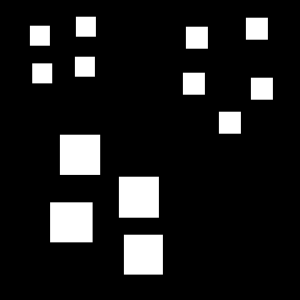
#> input picture rect1.png, 300 x 300 px
$ python group_cluster.py
#> lines starting #> are read from the running program, lines starting #| are printed output that depends on the picture; after the words box and inside, x2 and y2 are one past the last pixel; in counts of white or black regions, pixels touching at a corner belong together
#> further down, image is the input picture: shape (300, 300); min 0, max 255, mean 29.9
### tools.py
import cv2
import numpy as np
from skimage.filters import threshold_otsu
import pandas as pd
import networkx as nx

def calculate_entropy(probabilities):
    """
    Calculate entropy for a given probability distribution.
    The value 'epsilon' is necessary for avoid divide by zero in log 0.
    """
    epsilon = 1e-23
    entropy_values = -np.multiply(probabilities, np.log(probabilities + epsilon))
    entropy_values[np.isnan(entropy_values)] = 0
    return np.sum(entropy_values)


def max_entropy_threshold(image):
    """
    Calculate the threshold value using maximum entropy method.
    """
    histogram = cv2.calcHist([image], [0], None, [256], [0, 256])
#> histogram = 256 values, max 78744 at index 0, min 0 at index 1, mean 351.6
    histogram /= histogram.sum()
#> histogram = 256 values, max 0.875 at index 0, min 0 at index 1, mean 0.00391

    foreground_entropy = np.zeros(256)
    background_entropy = np.zeros(256)

    for threshold in range(256):
        foreground_prob = histogram[:threshold] / np.sum(histogram[:threshold])
        background_prob = histogram[threshold+1:] / (1 - np.sum(histogram[:threshold]))

        foreground_entropy[threshold] = calculate_entropy(foreground_prob)
        background_entropy[threshold] = calculate_entropy(background_prob)
#> this loop made 256 passes
#> foreground_prob on passes 2 to 4: [1], [1, 0], [1, 0, 0]
#> after the loop, background_entropy = 256 values, max 0.662 at index 1, min -1.19e-07 at index 232, mean 0.335; foreground_entropy = 256 values, max 0.128 at index 232, min 0 at index 0, mean 0.0656

    total_entropies = foreground_entropy + background_entropy
#> total_entropies = 256 values, max 0.662 at index 1, min 0.128 at index 231, mean 0.401
    optimal_threshold = np.argmax(total_entropies)
#> optimal_threshold = 1

    return optimal_threshold

# [75 lines left out: functions th_otsu, gray, viz, viz2, nodEdg, connected_component_subgraphs, not called in this run]

### group_cluster.py
# Import necessary libraries and tools
from tools import *
import matplotlib.pyplot as plt
from skimage.measure import label, regionprops
import cv2

# Read the image in grayscale
image = cv2.imread('rect1.png', cv2.IMREAD_GRAYSCALE)

# Calculate the threshold value using max entropy threshold method and apply it to the image
threshold = max_entropy_threshold(image)
#> threshold = 1
thresholded_image = image > threshold
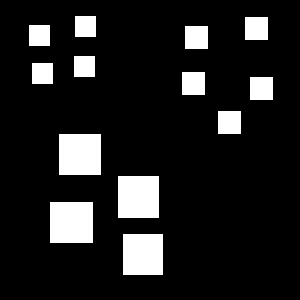
#> thresholded_image: shape (300, 300) bool; 12.5% white; 13 white regions
plt.imshow(thresholded_image, cmap= 'plasma')
plt.show()

# Label the connected components in the thresholded image
label_image = label(thresholded_image)
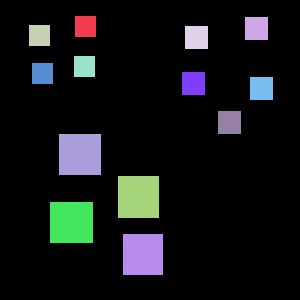
#> label_image: shape (300, 300) int32; 14 distinct labels, from 0 to 13; one colour per label, 0 black

# Extract properties from the labeled image
regions = regionprops(label_image)
#> regions = 13 regions; largest, box (x1, y1, x2, y2) and area: (50, 202, 93, 243) 1763, (59, 134, 101, 175) 1722, (118, 176, 159, 218) 1722, (123, 234, 163, 275) 1640, (245, 17, 268, 40) 529
# Create a list of areas of the regions
areas = [region.area for region in regions]
#> areas = [441, 529, 441, 529, 441, 441, 529, 529, 529, 1722, 1722, 1763, 1640]

# Loop over pairs of regions
similarity_percent = 10

for i in range(len(regions)):
    for j in range(i+1, len(regions)):
        # If the areas of two regions are roughly similar (within 10% difference)
        if float(1-similarity_percent/100)*areas[j] <= areas[i] <= (1+similarity_percent/100)*areas[j]:
            # Assign the label of one region to the other, effectively merging them
            label_image[label_image == regions[j].label] = regions[i].label
#> this loop made 13 passes
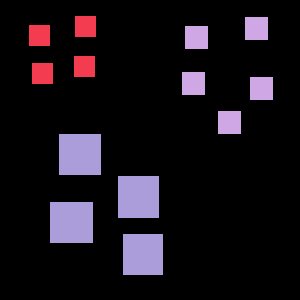
#> label_image: shape (300, 300) int32; 4 distinct labels, from 0 to 10; one colour per label, 0 black

# Overlay the labeled image on the original thresholded image for visualization
# A mask is necessary to observe clusters with a label equal to one.
mask = label_image > 0
label_image[mask] += 20
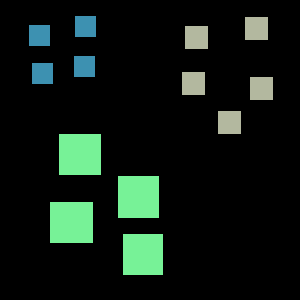
#> label_image: shape (300, 300) int32; 4 distinct labels, from 0 to 30; one colour per label, 0 black

plt.imshow(label_image )
plt.show()

$ run again, with 1.png copied over rect1.png
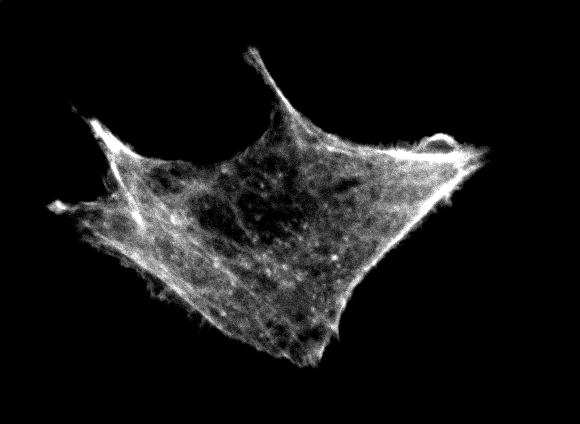
#> input picture 1.png, 580 x 424 px
#> image is the input picture: shape (424, 580); min 0, max 255, mean 21.9
#> in max_entropy_threshold, `histogram = cv2.calcHist([image], [0], None, [256], [0, 256])`: histogram = 256 values, max 187347 at index 0, min 0 at index 1, mean 960.6
#> in max_entropy_threshold, `histogram /= histogram.sum()`: histogram = 256 values, max 0.762 at index 0, min 0 at index 1, mean 0.00391
#> the loop in max_entropy_threshold, `for threshold in range(256):` made 256 passes
#> foreground_prob on passes 2 to 4: [1], [1, 0], [0.997, 0, 0.00251]
#> after the loop in max_entropy_threshold, `for threshold in range(256):`: background_entropy = 256 values, max 4.63 at index 1, min 0 at index 255, mean 3.34; foreground_entropy = 256 values, max 1.62 at index 255, min 0 at index 0, mean 1.09
#> total_entropies = 256 values, max 5.15 at index 114, min 1.45 at index 0, mean 4.42
#> optimal_threshold = 114
#> thresholded_image: shape (424, 580) bool; 7.3% white; 317 white regions (293 under 20 px)
#> regions = 317 regions; largest, box (x1, y1, x2, y2) and area: (250, 49, 482, 334) 8491, (89, 119, 227, 332) 6900, (206, 250, 242, 287) 373, (338, 162, 371, 178) 177, (180, 180, 210, 200) 165
#> areas = 317 values, max 8491 at index 0, min 1 at index 1, mean 56.41
#> after the loop `for i in range(len(regions)):`:
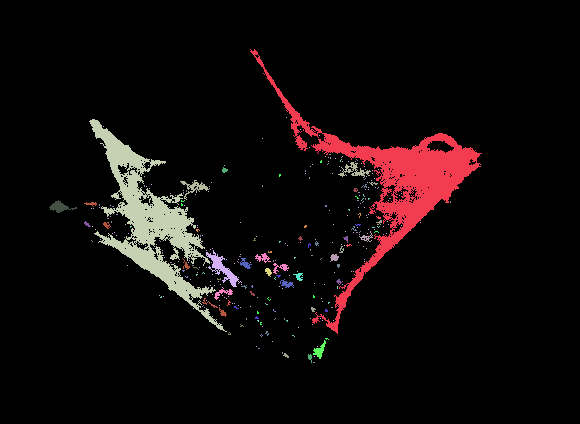
#> label_image: shape (424, 580) int32; 27 distinct labels, from 0 to 308; one colour per label, 0 black
#> `label_image[mask] += 20`:
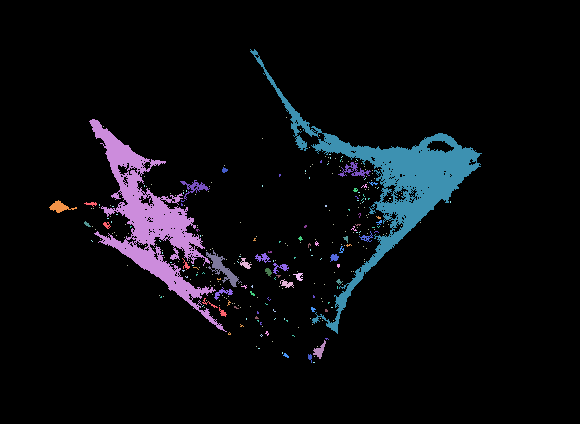
#> label_image: shape (424, 580) int32; 27 distinct labels, from 0 to 328; one colour per label, 0 black

$ run again, with FIBRO CITO COL1 63X 1.3 2D T00-1.png copied over rect1.png
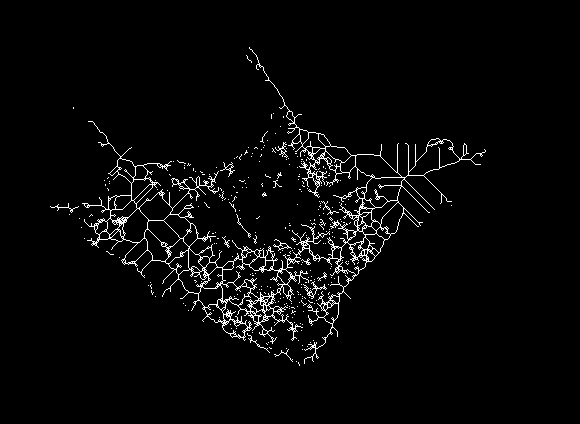
#> input picture FIBRO CITO COL1 63X 1.3 2D T00-1.png, 580 x 424 px
#> image: shape (424, 580); 3.1% white in thin lines or dots, all inside (x1, y1, x2, y2) = (50, 47, 486, 366)
#> in max_entropy_threshold, `histogram = cv2.calcHist([image], [0], None, [256], [0, 256])`: histogram = 256 values, max 238179 at index 0, min 0 at index 1, mean 960.6
#> in max_entropy_threshold, `histogram /= histogram.sum()`: histogram = 256 values, max 0.969 at index 0, min 0 at index 1, mean 0.00391
#> the loop in max_entropy_threshold, `for threshold in range(256):` made 256 passes
#> foreground_prob on passes 2 to 4: [1], [1, 0], [1, 0, 0]
#> after the loop in max_entropy_threshold, `for threshold in range(256):`: background_entropy = 256 values, max 0.109 at index 0, min -8.34e-07 at index 1, mean 0.000424; foreground_entropy = 256 values from 0 to 0
#> total_entropies has the same summary as background_entropy
#> optimal_threshold = 0
#> regions = 271 regions; largest, box (x1, y1, x2, y2) and area: (82, 47, 486, 364) 6702, (303, 281, 327, 299) 81, (275, 142, 288, 158) 51, (220, 162, 235, 177) 46, (273, 239, 292, 251) 46
#> areas = 271 values, max 6702 at index 0, min 1 at index 3, mean 28.56
#> after the loop `for i in range(len(regions)):`:
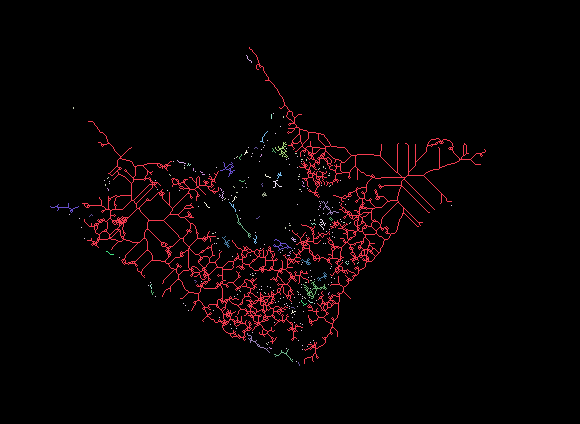
#> label_image: shape (424, 580) int32; 20 distinct labels, from 0 to 190; one colour per label, 0 black
#> `label_image[mask] += 20`:
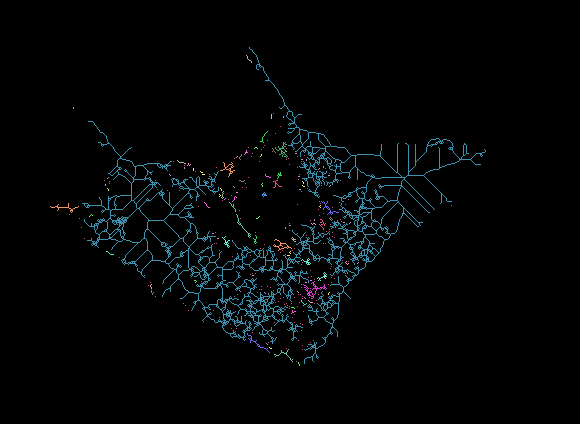
#> label_image: shape (424, 580) int32; 20 distinct labels, from 0 to 210; one colour per label, 0 black
